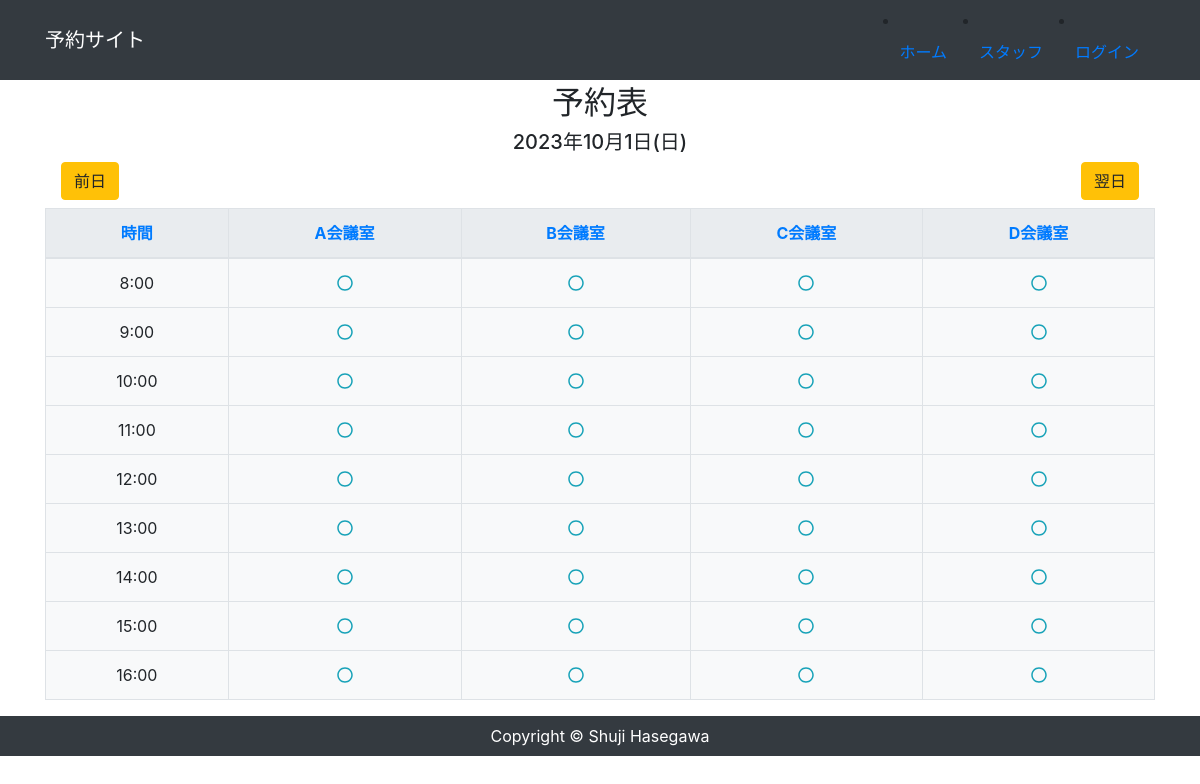
Screenshot of /room/2023/10/1 with the database file from the repository.
### app/models.py (models this page shows)
class Room(models.Model):
    name=models.CharField('会議室', max_length=100)
    def __str__(self):
        return self.name

### app/views.py (the view)
# urls.py: path('room/<int:year>/<int:month>/<int:day>', views.RoomView.as_view(), name='room'),
class RoomView(View, mixins.MonthCalendarMixin):
    def get(self, request, *args, **kwargs):
        year =self.kwargs.get('year')
        month = self.kwargs.get('month')
        day = self.kwargs.get('day')
        room_data = Room.objects.all()
        calendar = {}
        for hour in range(8,17):
            row = {}
            for roomy in room_data:
                dct = date(year=year, month=month, day=day)
                row[roomy, dct] = ''
                calendar[hour] = row
        booking_data = Booking.objects.all()
        for booking in booking_data:
            local_time = localtime(booking.start)
            booking_date = local_time.date()
            booking_hour = local_time.hour
            booking_room = booking.room
            if (booking_hour in calendar) and (booking_room, booking_date in calendar[booking_hour]):
                if booking_date == dct:
                    calendar[booking_hour][booking_room, booking_date] = booking.first_name
        return render(request, 'app/room.html', {
            'room_data': room_data,
            'calendar': calendar,
            'year': year,
            'month': month,
            'day': day,
            'before': dct - timedelta(days=1),
            'next': dct + timedelta(days=1),
            'dct': dct,
        })

### app/templates/app/room.html
{% extends 'app/base.html' %}
{% block content %}
<div class="text-center my-1">
    <div class="mb-1">
        <h2>予約表</h2>
        <h5>{{ year }}年{{ month }}月{{ day }}日{{ dct | date:'(D)' }}</h5>
    </div>
    <div class="d-flex mb-2">
        <div class="mx-3 mr-auto">
            <a href="{% url 'app:room' before.year before.month before.day %}" class="btn btn-warning">前日</a>
        </div>
        <div class="mx-3">
            <a href="{% url 'app:room' next.year next.month next.day %}" class="btn btn-warning">翌日</a>
        </div>
    </div>
    <div class="">
        <table class="table table-bordered bg-light">
            <thead class="thead-light">
                <tr>
                    <th class="text-center text-primary">時間</th>
                        {% for roomName in room_data %}
                            <th scope="col" class="text-primary">{{ roomName }}</th>
                        {% endfor %}
                </tr>
            </thead>
            <tbody>
                {% for hour, schedules in calendar.items %}
                        <tr>
                            <td scope='row'>{{ hour }}:00</td>
                            {% for roomdate, book in schedules.items %}
                            <td>
                                {% if book == '' %}
                                    <a href="{% url 'app:booking' roomdate.0.pk roomdate.1.year roomdate.1.month roomdate.1.day hour %}">
                                        <i class="far fa-circle text-info"></i>
                                    </a>
                                {% else %}
                                    {{ book }}
                                {% endif %}
                            </td>
                            {% endfor %}
                        </tr>
                {% endfor %}
            </tbody>
        </table>
    </div>
</div>
{% endblock %}

### rows the page displays
Room: name "A会議室"
Room: name "B会議室"
Room: name "C会議室"
Room: name "D会議室"

### other values shown
{{ year }} "2023"
{{ month }} "10"
{{ day }} "1"
{{ dct | date:'(D)' }} "(日)"
{{ hour }} "8" "9" "10" "11" "12" "13" "14" "15" "16"
